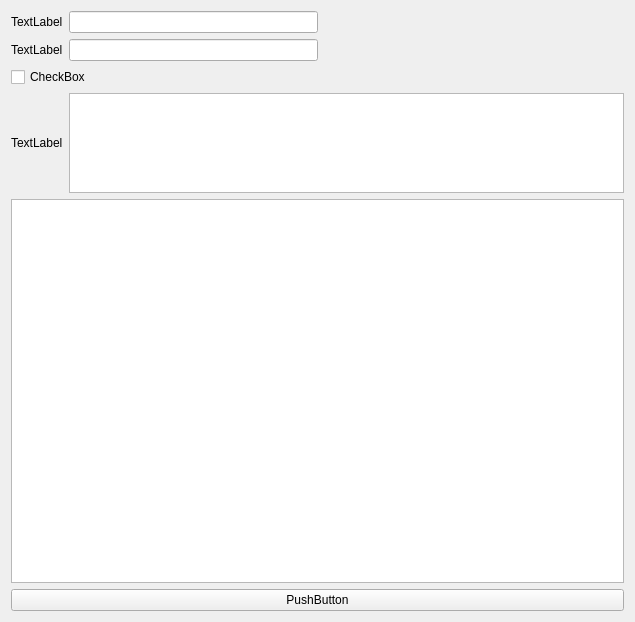
<?xml version="1.0" encoding="UTF-8"?>
<ui version="4.0">
 <class>AnalysisSettingForm</class>
 <widget class="QWidget" name="AnalysisSettingForm">
  <property name="geometry">
   <rect>
    <x>0</x>
    <y>0</y>
    <width>635</width>
    <height>622</height>
   </rect>
  </property>
  <property name="windowTitle">
   <string>Form</string>
  </property>
  <layout class="QVBoxLayout" name="verticalLayout">
   <item>
    <layout class="QHBoxLayout" name="horizontalLayout">
     <item>
      <layout class="QFormLayout" name="formLayout">
       <item row="0" column="0">
        <widget class="QLabel" name="analysisNameLabel">
         <property name="text">
          <string>TextLabel</string>
         </property>
        </widget>
       </item>
       <item row="0" column="1">
        <widget class="QLineEdit" name="nameLineEdit"/>
       </item>
       <item row="1" column="0">
        <widget class="QLabel" name="authorNameLabel">
         <property name="text">
          <string>TextLabel</string>
         </property>
        </widget>
       </item>
       <item row="1" column="1">
        <widget class="QLineEdit" name="authorLineEdit"/>
       </item>
      </layout>
     </item>
     <item>
      <spacer name="horizontalSpacer">
       <property name="orientation">
        <enum>Qt::Horizontal</enum>
       </property>
       <property name="sizeHint" stdset="0">
        <size>
         <width>40</width>
         <height>20</height>
        </size>
       </property>
      </spacer>
     </item>
    </layout>
   </item>
   <item>
    <layout class="QHBoxLayout" name="horizontalLayout_3">
     <item>
      <widget class="QCheckBox" name="discoidalCheckBox">
       <property name="text">
        <string>CheckBox</string>
       </property>
      </widget>
     </item>
     <item>
      <spacer name="horizontalSpacer_2">
       <property name="orientation">
        <enum>Qt::Horizontal</enum>
       </property>
       <property name="sizeHint" stdset="0">
        <size>
         <width>40</width>
         <height>20</height>
        </size>
       </property>
      </spacer>
     </item>
    </layout>
   </item>
   <item>
    <layout class="QHBoxLayout" name="horizontalLayout_4">
     <item>
      <widget class="QLabel" name="commentLabel">
       <property name="text">
        <string>TextLabel</string>
       </property>
      </widget>
     </item>
     <item>
      <widget class="QTextEdit" name="commentsTextEdit">
       <property name="maximumSize">
        <size>
         <width>16777215</width>
         <height>100</height>
        </size>
       </property>
      </widget>
     </item>
    </layout>
   </item>
   <item>
    <widget class="BeeTableView" name="beeTableView"/>
   </item>
   <item>
    <widget class="QPushButton" name="startAnalysisPushButton">
     <property name="text">
      <string>PushButton</string>
     </property>
    </widget>
   </item>
  </layout>
 </widget>
 <customwidgets>
  <customwidget>
   <class>BeeTableView</class>
   <extends>QTableView</extends>
   <header>ui.beeTableView</header>
  </customwidget>
 </customwidgets>
 <resources/>
 <connections/>
</ui>
